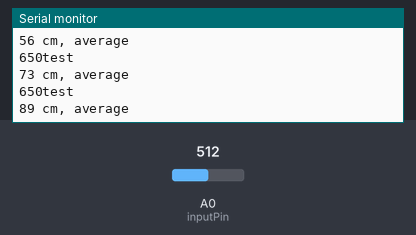
Bench run of a sketch on a simulated Arduino Uno, built with avr-gcc and run on an emulated ATmega328P. Shown: the last lines printed to the serial monitor. The test bench sets the inputs (shaded band); at power-on: A0 (inputPin) = 512.

Above: at 1.2 s.
1.3 s: A0 (inputPin) set to 716
At 1.42 s:
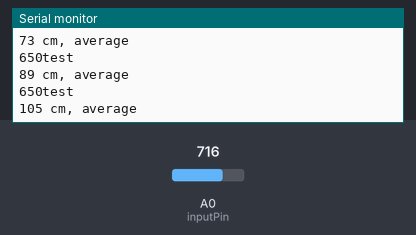
2.8 s: A0 (inputPin) set to 900
At 2.88 s:
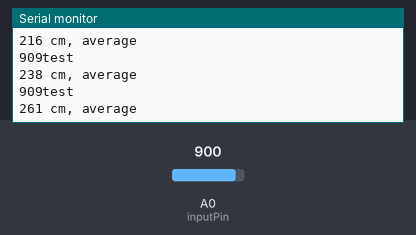
Timing chart, 0 to 5.8 s (numbered marks = the images above; inputs shaded):
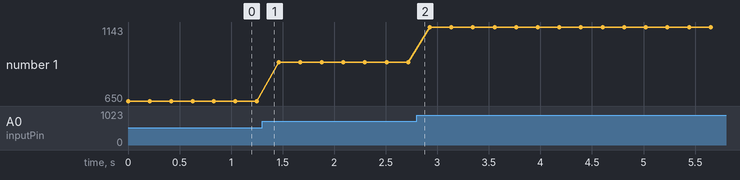

The sketch:

alyroskis.ino
```cpp
#include <SoftwareSerial.h>
SoftwareSerial bt(2,3);         // RX, TX

int inputPin = A0;
const int numReadings = 80;
int readings [numReadings];
int readIndex = 0;
long total = 0;
int inputVal = 0;

void setup() {
  bt.begin(9600);
  // initialize serial communication with bluetooth device:
  Serial.begin(9600);  // sets the serial port to 9600
  pinMode (inputPin, INPUT);
  }


void loop() {
      readAnalogSmooth();
      // send it to the computer as ASCII digits
      Serial.print(smooth());
      bt.print(smooth());
      Serial.print(" cm, average");
      bt.print(" cm");
      bt.println();
      Serial.println();
      delay(200);       // delay in between reads for stability
    // ...wrap around to the beginning:
        }

void readAnalogSmooth( ) { /* function readAnalogSmooth */
  ////Test routine for AnalogSmooth
  inputVal = analogRead(inputPin)/2*2.54;
  Serial.print(inputVal);
  Serial.print("test");
  Serial.println();
}

long smooth() { /* function smooth */
  ////Perform average on sensor readings
  long average;
  // subtract the last reading:
  total = total - readings[readIndex];
  // read the sensor:
  readings[readIndex] = analogRead(inputPin)/2*2.54;
  // add value to total:
  total = total + readings[readIndex];
  // handle index
  readIndex = readIndex + 1;
  if (readIndex >= numReadings) {
    readIndex = 0;
  }
  // calculate the average:
  average = total / numReadings;

  return average;
}
```

Measured:
- plotted number 1: 650 → 909 after the input at 1.3 s, 909 → 1143 after the input at 2.8 s
